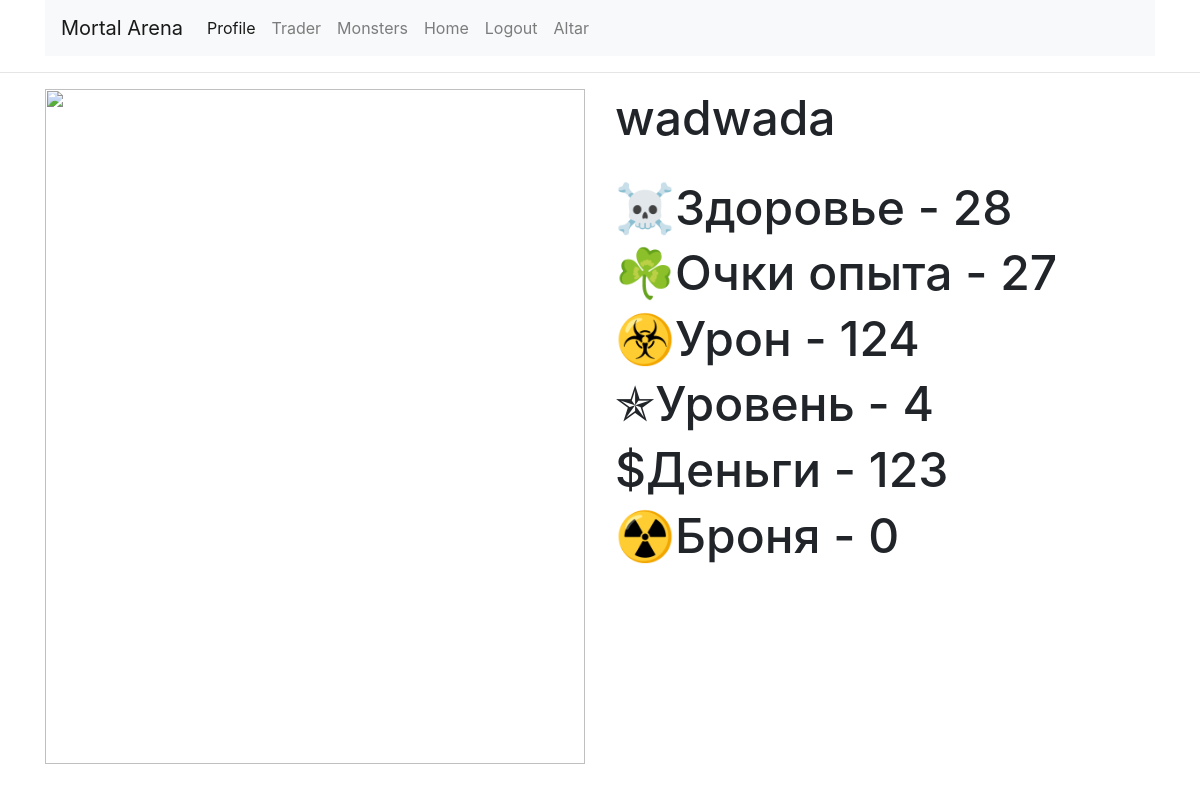
Page /profile (signed in) on the committed database.
### app/models.py (models this page shows, shortened)
class User(UserMixin, db.Model):
    id = db.Column(db.Integer, primary_key=True)
    username = db.Column(db.String(64), index=True, unique=True)
    email = db.Column(db.String(120), index=True, unique=True)
    password_hash = db.Column(db.String(128))
    posts = db.relationship('Post', backref='author', lazy='dynamic')
    xp = db.Column(db.Integer, default=0)
    hp =db.Column(db.Integer, default=30)
    damage = db.Column(db.Integer, default=5)
    armor =db.Column(db.Integer, default=0)
    level = db.Column(db.Integer, default=1)
    money = db.Column(db.Integer, default=10)

### app/routes.py (the view)
@app.route('/profile')
@login_required
def profile():
    return render_template('profile.html', user=current_user, monsters=monsters)

### app/models.py (called while the page is built)
@login.user_loader
def load_user(id):
    return User.query.get(int(id))

### app/templates/profile.html (shortened to what this page needs)
{% extends "base.html" %}
{% block content %}
    <div class="container">
        <div class="row">
            <div class="col-6">
                <img src="https://vignette.wikia.nocookie.net/stronghold/images/3/32/Рыцарь.png/revision/latest/top-crop/width/360/height/450?cb=20130205131714&path-prefix=ru" alt="" height="675px" width="540px">
            </div>
            <div class="col-6">
                <h3><font size = "24">{{user.username}}</h3></font>
                <br>
                <h5><font size = "24">&#9760;Здоровье - {{user.hp}}</h5></font>
                <h5><font size = "24">&#9752;Очки опыта - {{user.xp}}</h5></font>
                <h5><font size = "24">&#9763;Урон - {{user.damage}}</h5></font>
                <h5><font size = "24">&#10031;Уровень - {{user.level}}</h5></font>
                <h5><font size = "24">&#36;Деньги - {{user.money}}</h5></font>
                <h5><font size = "24">&#9762;Броня - {{user.armor}}</h5></font>
            </div>
        </div>
    </div>
{% endblock %}

### app/templates/profile.html (style rules this page uses)
body { background-image: url(https://luxfon.com/images/201203/luxfon.com_1193.jpg); background-size: cover }

### rows in the picture
User: username "wadwada", hp "28", xp "27", damage "124", level "4", money "123", armor "0"
